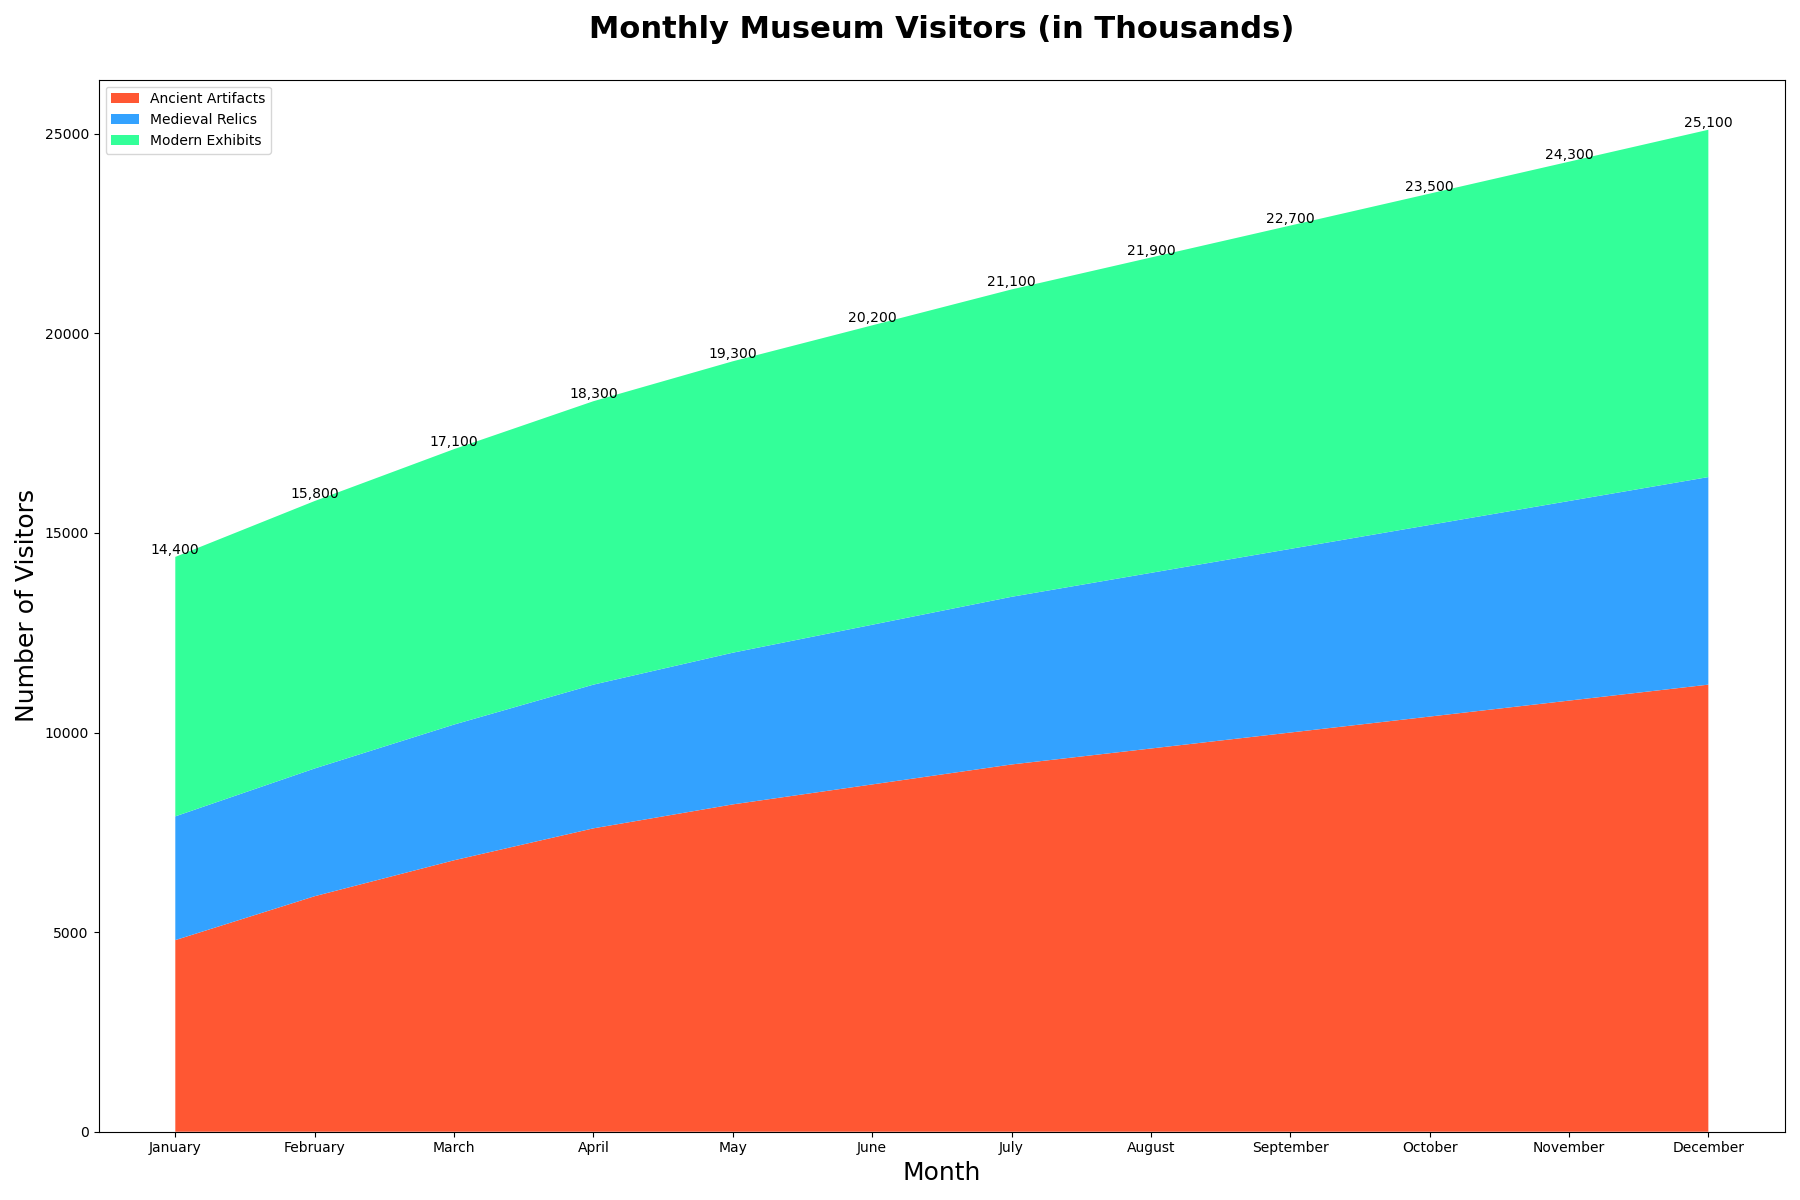

Python code for this plot:

import matplotlib.pyplot as plt
import pandas as pd

months = ['January', 'February', 'March', 'April', 'May', 'June', 
          'July', 'August', 'September', 'October', 'November', 'December']
ancient_artifacts = [4800, 5900, 6800, 7600, 8200, 8700, 9200, 9600, 10000, 10400, 10800, 11200]
medieval_relics = [3100, 3200, 3400, 3600, 3800, 4000, 4200, 4400, 4600, 4800, 5000, 5200]
modern_exhibits = [6500, 6700, 6900, 7100, 7300, 7500, 7700, 7900, 8100, 8300, 8500, 8700]

fig, ax = plt.subplots(figsize=(18, 12))
ax.stackplot(months, ancient_artifacts, medieval_relics, modern_exhibits, colors=['#FF5733', '#33A2FF', '#33FF99'])

ax.set_title('Monthly Museum Visitors (in Thousands)', fontsize=22, fontweight='bold', pad=30)
ax.set_xlabel('Month', fontsize=18)
ax.set_ylabel('Number of Visitors', fontsize=18)

for i in range(len(months)):
    total_visitors = ancient_artifacts[i] + medieval_relics[i] + modern_exhibits[i]
    ax.text(i, total_visitors, f"{total_visitors:,}", ha='center', va='bottom')

plt.legend(['Ancient Artifacts', 'Medieval Relics', 'Modern Exhibits'], loc='upper left')
plt.tight_layout()
plt.show()
